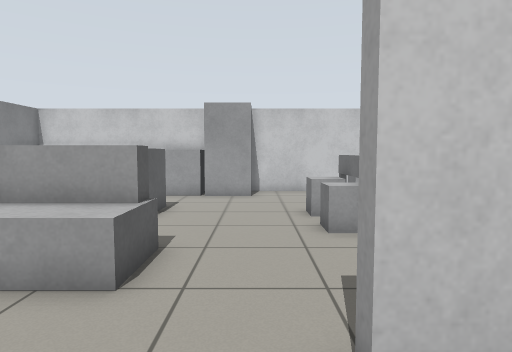
[1] (above)

16 first-person views from a walk through a robot-simulator world made for Gazebo. The camera is 0.94 m above the floor, tilts 4° down and sees 75° across. The floor is counted in squares, 0.5 m on a side. Each view is taken from the middle of a square. On the plan, view 1 faces up. The plan holds only what a view shows up to about 17 squares ahead; the rest is blank.

[2]
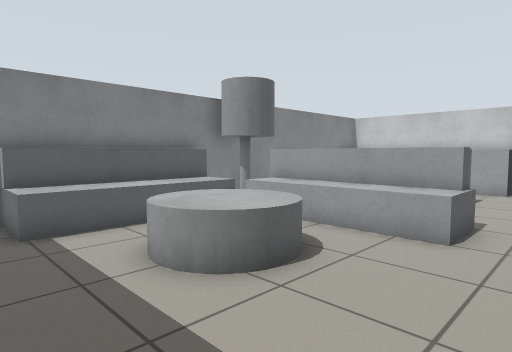

[3]
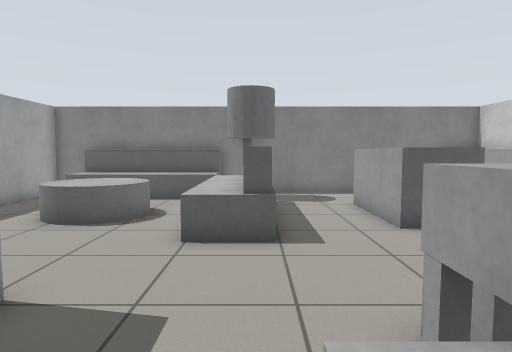

[4]
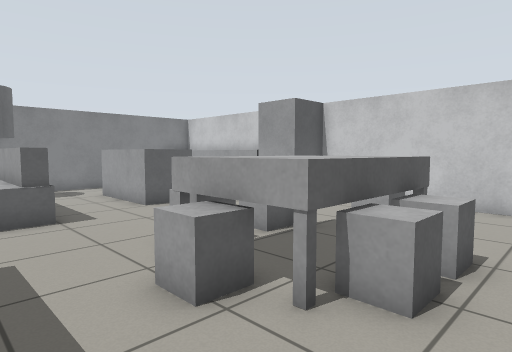

[5]
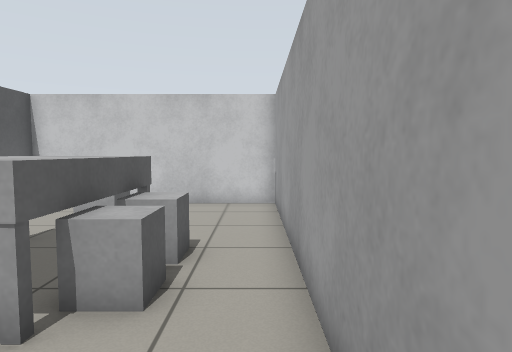

[6]
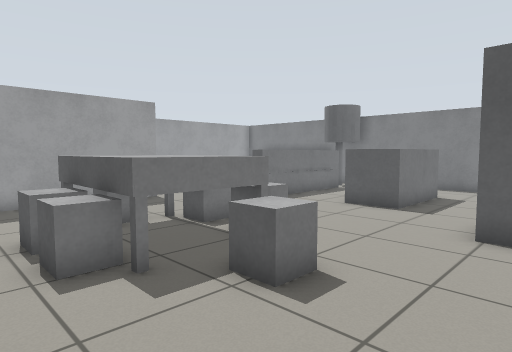

[7]
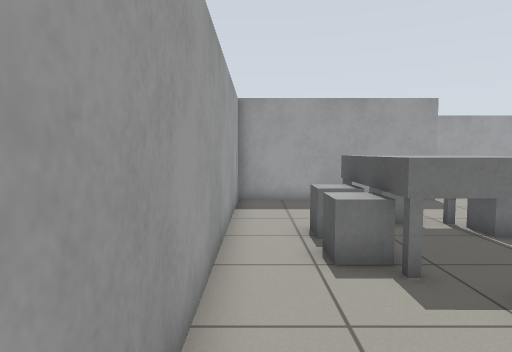

[8]
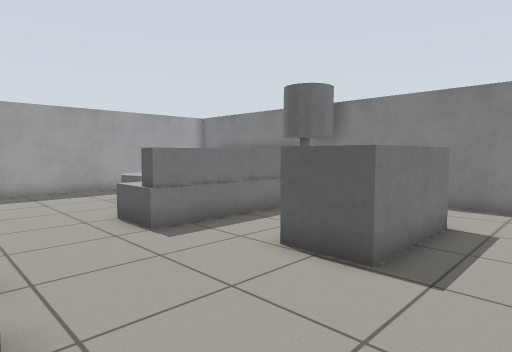

[9]
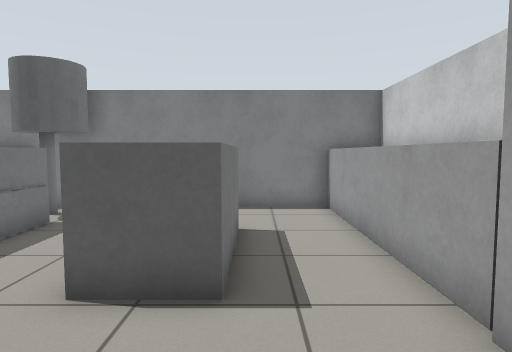

[10]
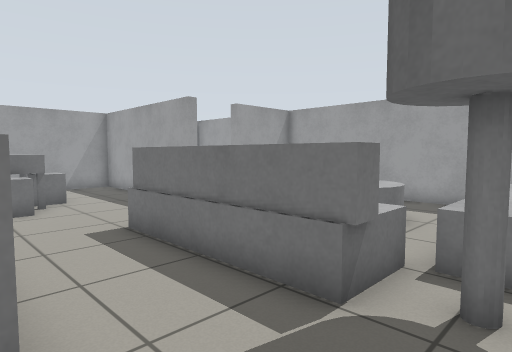

[11]
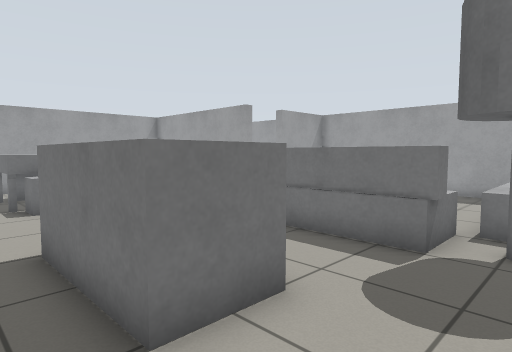

[12]
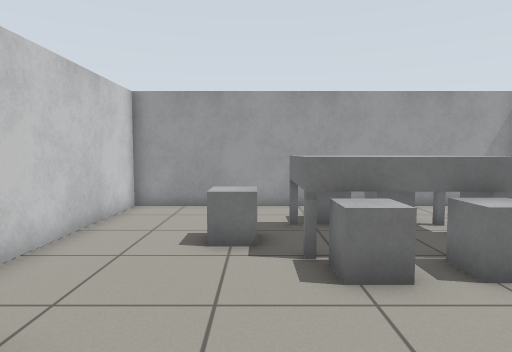

[13]
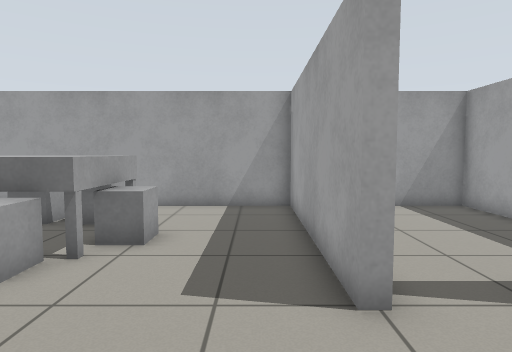

[14]
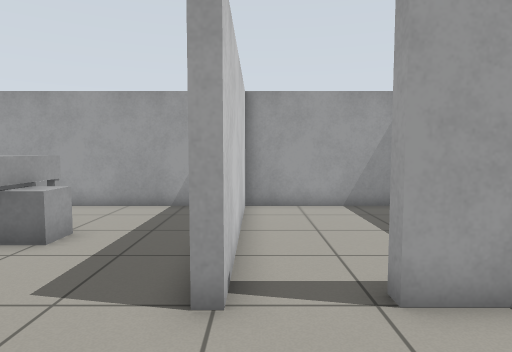

[15]
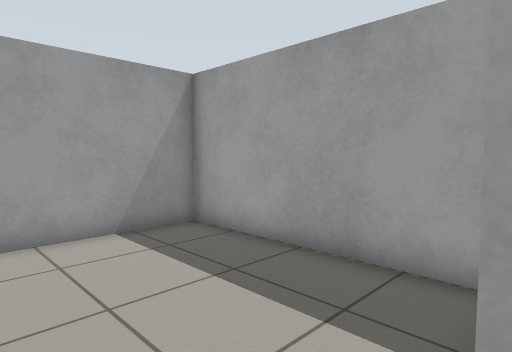

[16]
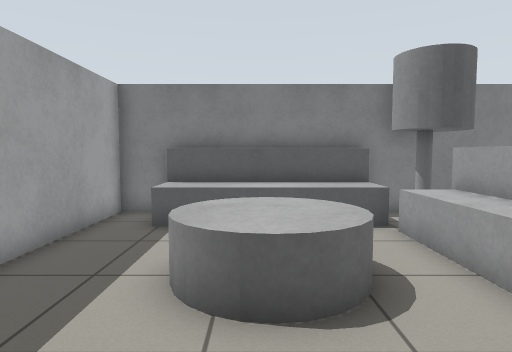

### Floor plan
Ten units are one square. View 1 is at (0, 0); x grows to the right and y downward. Boxes are objects, and circles mark ways between rooms. Rooms are numbered by the first view taken in them; rooms with no view inside come last. Other rooms are left out.
<svg viewBox="-110 -170 202 208">
<path fill="none" stroke="#000" d="M-20 -57 -80 -57 -80 -63M-99 -44 -99 16 -105 16M9 -24 9 -28M-105 -64 -105 33 9 33 9 -2M9 -28 87 -28 87 -163 8 -163M-80 -63 -20 -63 -20 -57M-105 -164 -105 -64M9 -2 14 -2M19 33 87 33 87 -24 9 -24"/>
<rect x="-105" y="-75" width="20" height="30" fill="#bbb"><title>grey cylinder</title></rect>
<rect x="-95" y="-45" width="10" height="60" fill="#bbb"><title>grey box</title></rect>
<rect x="-95" y="-65" width="10" height="10" fill="#bbb"><title>grey pole</title></rect>
<rect x="-85" y="-55" width="70" height="10" fill="#bbb"><title>grey box</title></rect>
<rect x="-65" y="-25" width="30" height="30" fill="#bbb"><title>grey cylinder</title></rect>
<rect x="-105" y="-165" width="80" height="20" fill="#bbb"><title>grey box</title></rect>
<rect x="-75" y="-115" width="50" height="20" fill="#bbb"><title>grey box</title></rect>
<rect x="-25" y="-165" width="30" height="20" fill="#bbb"><title>fridge</title></rect>
<rect x="15" y="-95" width="20" height="20" fill="#bbb"><title>grey box</title></rect>
<rect x="15" y="-115" width="20" height="20" fill="#bbb"><title>grey box</title></rect>
<rect x="25" y="-115" width="40" height="50" fill="#bbb"><title>grey box</title></rect>
<rect x="35" y="-75" width="20" height="10" fill="#bbb"><title>grey box</title></rect>
<rect x="35" y="-135" width="10" height="20" fill="#bbb"><title>grey box</title></rect>
<rect x="55" y="-95" width="10" height="20" fill="#bbb"><title>grey box</title></rect>
<rect x="55" y="-105" width="10" height="10" fill="#bbb"><title>grey box</title></rect>
<circle cx="-5" cy="-45" r="3" fill="#2a7"/>
<circle cx="10" cy="-15" r="3" fill="#2a7"/>
<text x="-50" y="-10">1</text>
<text x="0" y="-100">2</text>
<text x="50" y="0">3</text>
</svg>
Room 1 opens to room 2. Room 1 opens to room 3.

Where each view was taken, in squares from view 1:
view 1: 0 up, 0 right, facing up
view 2: 3 down, 0 right, facing up-left
view 3: 6 up, 5 right, facing left
view 4: 4 up, 8 right, facing up-left
view 5: 4 up, 8 right, facing up
view 6: 16 up, 8 right, facing down-left
view 7: 16 up, 8 right, facing down
view 8: 14 up, 2 right, facing down-left
view 9: 12 up, 1 right, facing left
view 10: 10 up, 10 left, facing down-right
view 11: 13 up, 10 left, facing down-right
view 12: 12 up, 3 left, facing right
view 13: 4 up, 3 left, facing right
view 14: 2 up, 3 left, facing right
view 15: 2 up, 1 right, facing down-right
view 16: 1 up, 0 right, facing left
